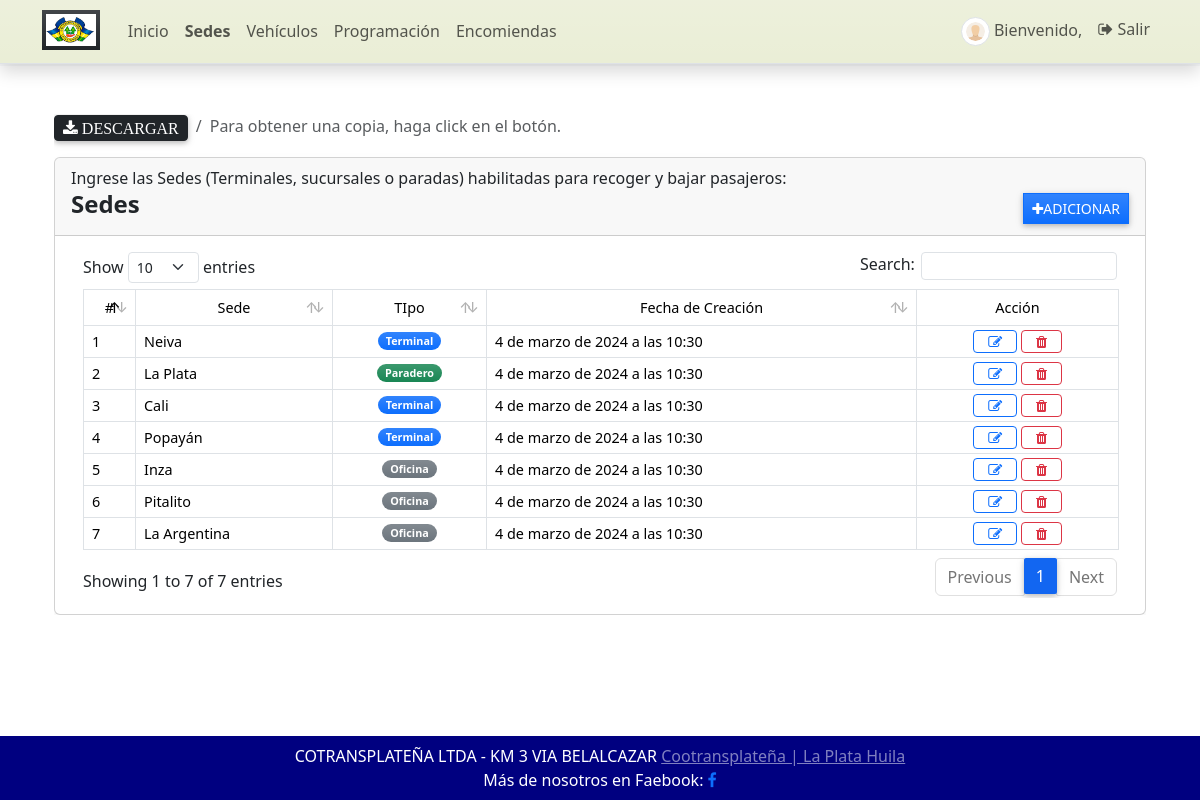
The page /sede (signed in) on the database its author committed.
### GestorApp/models.py (models this page shows, shortened)
class Sede(models.Model):
    sede = models.CharField(max_length=250)
    tipo = models.CharField(max_length=2, choices=(('1','Terminal'),('2','Oficina'),('3','Paradero')), default='1')
    fecha_creado = models.DateTimeField(default=timezone.now)
    fecha_actualizado = models.DateTimeField(auto_now=True)

### GestorApp/views.py (the view)
# urls.py: path('sede', views.sede, name='sede-pagina'),
@login_required
def sede(request: HttpRequest):
    semaforo = {
        '1': 'bg-primary',
        '2': 'bg-secondary',
        '3': 'bg-success',
    }
    context['page_title'] = "Sedes"
    sedes = Sede.objects.all()
    context['sedes'] = sedes
    context['semaforo'] = semaforo
    return render(request, 'gestion/sede.html', context)

### GestorApp/forms.py
class ActualizarContrasena(PasswordChangeForm):
    old_password = forms.CharField(
        widget=forms.PasswordInput(attrs={'class': 'form-control form-control-sm rounded-0'}),
        label="Contraseña Anterior")
    new_password1 = forms.CharField(
        widget=forms.PasswordInput(attrs={'class': 'form-control form-control-sm rounded-0'}),
        label="Nueva Constraseña")
    new_password2 = forms.CharField(
        widget=forms.PasswordInput(attrs={'class': 'form-control form-control-sm rounded-0'}),
        label="Confirmar Nueva Contraseña")
    class Meta:
        model = User
        fields = ('old_password', 'new_password1', 'new_password2')

### GestorApp/templatetags/customfilter.py (called while the page is built)
@register.filter
def dict_key(d, k):
    return d[k]

### GestorApp/templates/gestion/sede.html (shortened to what this page needs)
{% extends 'core/base.html' %}
{% block Contenido %}
{% load customfilter %}
<div class="container-fluid">
        <div class="col-lg-12 col-md-12 col-sm-12 col-xs-12 table-responsive">
        <ol class="breadcrumb float-sm-right">
            <li class="breadcrumb-item"><a href="{% url 'sede_excel' %}" type="button" class="btn btn-sm btn-dark fa fa-download"> Descargar </a>
            <li class="breadcrumb-item active">Para obtener una copia, haga click en el botón.</li>
         </ol>
       <div class="col-lg-12 col-md-12 col-sm-12 col-xs-12">
            <div class="card card-default table-responsive">
                <div class="card-header">
                    <h7>Ingrese las Sedes (Terminales, sucursales o paradas) habilitadas para recoger y bajar pasajeros:</h7>
                    <div class="d-flex w-100 align-items-center justify-content-between">
                        <h4 class="card-title fw-bold text-wrap">Sedes</h4>
                        <div class="tools">
                            <button type="button" class="btn btn-primary rounded-0 bg-gradient btn-sm" id='adiccion'><i class="fa fa-plus"></i>Adicionar</button>
                        </div>
                    </div>
                </div>
                <div class="card-body">
                    <div class="container-fluid table-responsive" >
                        <table class="table table-bordered" id="sede-lista">
                            <thead>
                            <tr class="bg-gradient bg-secondary bg-opacity-50 text-light">
                                <th class="px-2 py-2 text-center">#</th>
                                <th class="px-2 py-2 text-center">Sede</th>
                                <th class="px-2 py-2 text-center">TIpo</th>
                                <th class="px-2 py-2 text-center">Fecha de Creación</th>
                                <th class="px-2 py-2 text-center">Acción</th>
                            </tr>
                            </thead>
                            <tbody>
                            {% for sede in sedes %}
                                <tr>
                                    <td class="px-2 py-1 align-middle">{{ forloop.counter }}</td>
                                    <td class="px-2 py-1 align-middle">{{ sede.sede }}</td>
                                     <td class="px-1 py-1 align-middle text-center">
                                    <span class="badge {{ semaforo|dict_key:sede.tipo}} bg-gradient rounded-pill px-2">
                                        {{ sede.get_tipo_display }}
                                    </span>
                                    </td>
                                    <td class="px-2 py-1 align-middle">{{ sede.fecha_creado }}</td>
                                    <td class="px-2 py-1 align-middle text-center">
                                        <a class="btn btn-outline-primary btn-sm edit-data" href="javascript:void(0)" data-id="{{ sede.pk }}" title="Editar">
                                            <i class="fa fa-edit"></i>
                                        </a>
                                        <button class="btn btn-outline-danger btn-sm delete-data" type="button" data-id="{{ sede.pk }}" title="Eliminar">
                                            <i class="fa fa-trash"></i>
                                        </button>
                                    </td>
                                </tr>
                            {% endfor %}
                            </tbody>
                        </table>
                    </div>
                </div>
            </div>
        </div>
    </div>
{% endblock Contenido %}

### static/assets/default/css/style.css (style rules this page uses)
html, body { height: 100%; width: 100%; max-height: 100%; overflow: auto; display: flex; flex-direction: column; }
.bg-secondary { background-color: var(--bs-gray-500)!important; }

### rows shown on the page
Sede: sede "Neiva", tipo "Terminal", fecha_creado "4 de marzo de 2024 a las 10:30"
Sede: sede "La Plata", tipo "Paradero", fecha_creado "4 de marzo de 2024 a las 10:30"
Sede: sede "Cali", tipo "Terminal", fecha_creado "4 de marzo de 2024 a las 10:30"
Sede: sede "Popayán", tipo "Terminal", fecha_creado "4 de marzo de 2024 a las 10:30"
Sede: sede "Inza", tipo "Oficina", fecha_creado "4 de marzo de 2024 a las 10:30"
Sede: sede "Pitalito", tipo "Oficina", fecha_creado "4 de marzo de 2024 a las 10:30"
Sede: sede "La Argentina", tipo "Oficina", fecha_creado "4 de marzo de 2024 a las 10:30"
